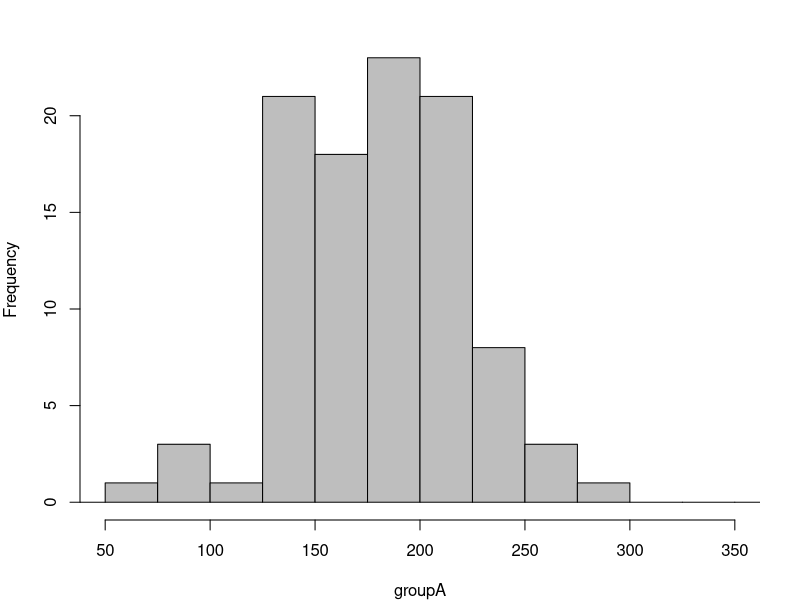
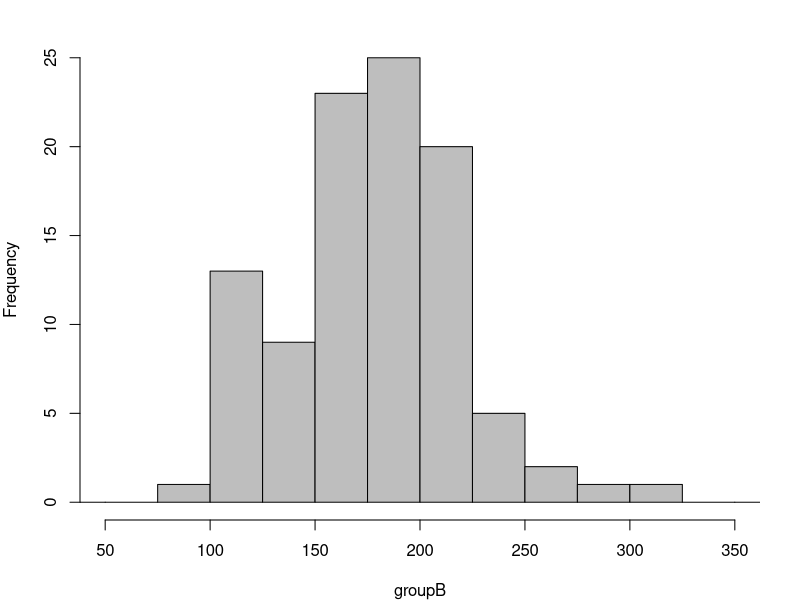
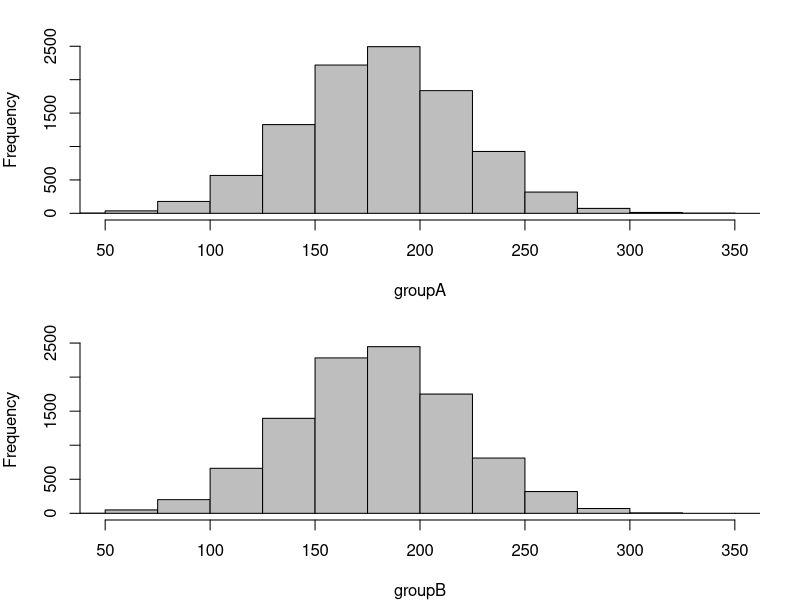
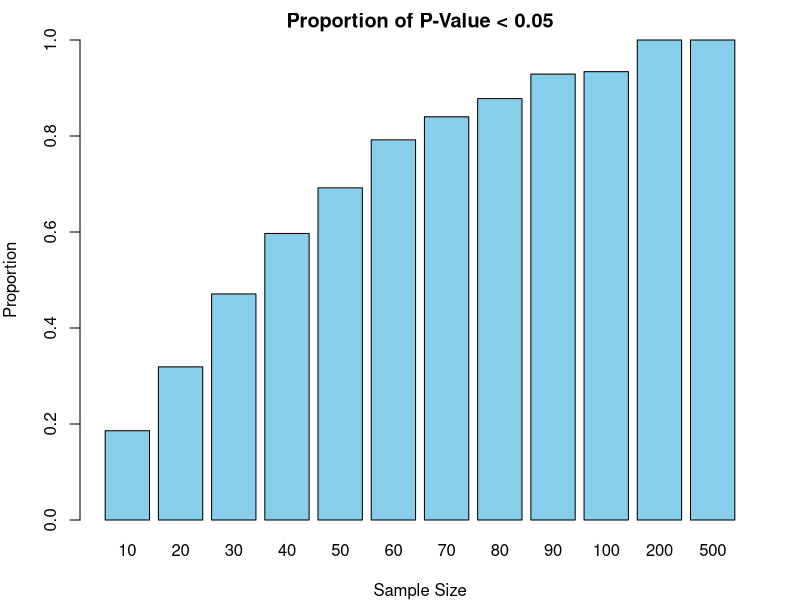
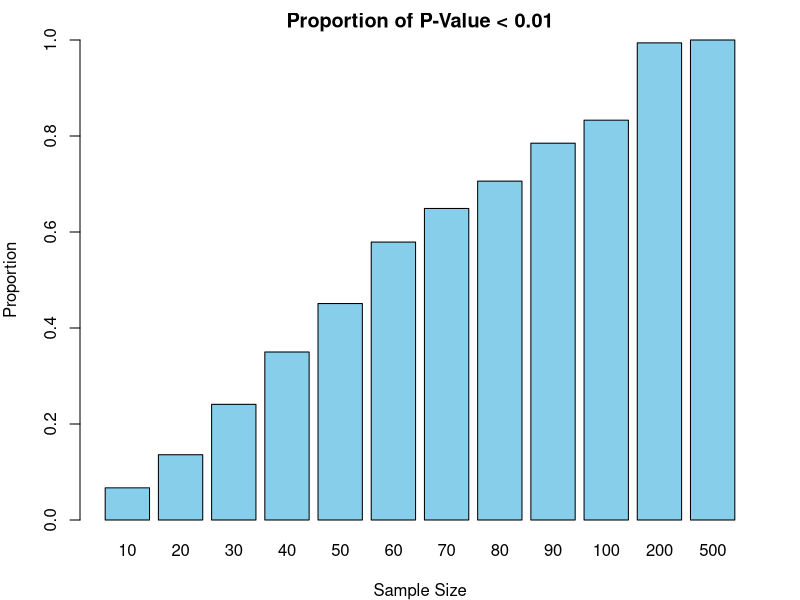
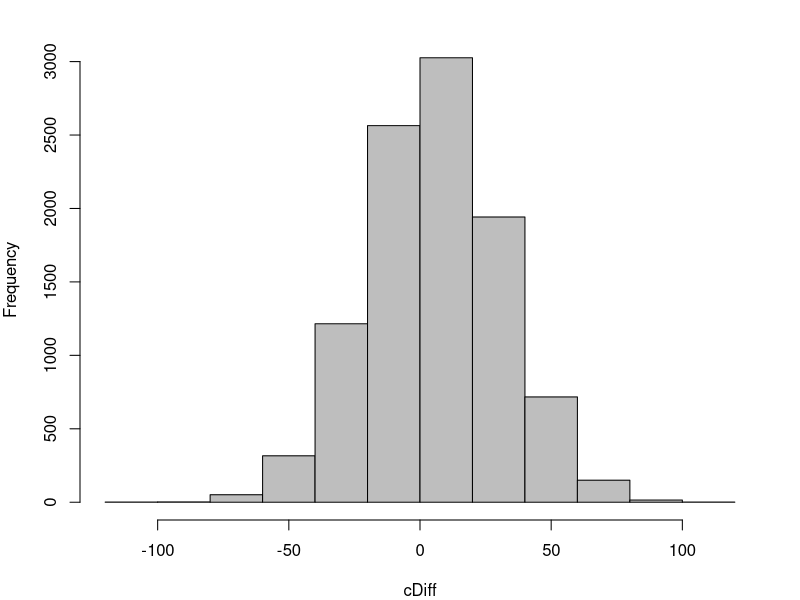
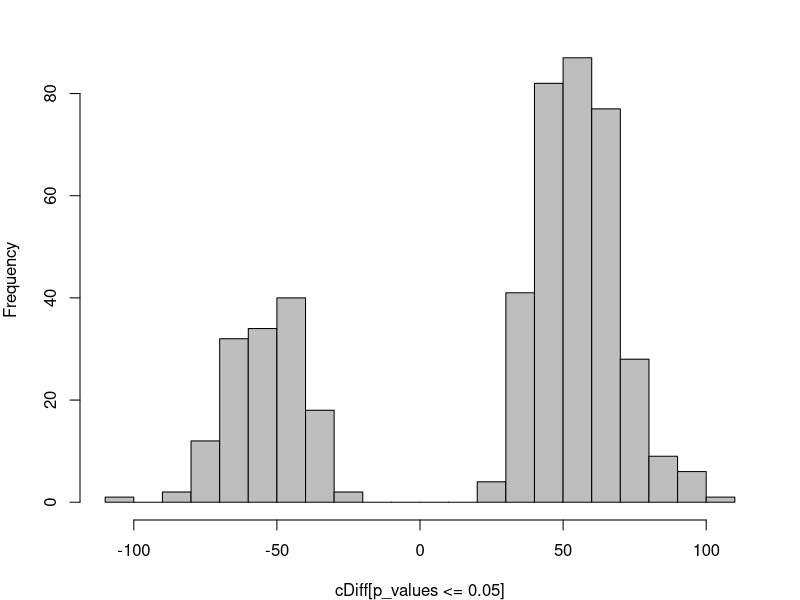

Reproduce these figures in R, in order.
#Generate two samples with same value of mean and standard deviation.
groupA <- rnorm(n = 100, mean = 180, sd = 40)
groupB <- rnorm(n = 100, mean = 180, sd = 40)

#Drawing two histograms
par(mfow = c(2, 1), mar = c(4,4,2,2))
cBreaks <- seq(-1000, 1000, by = 25)
hist(groupA, breaks = cBreaks, xlim = c(50, 350), col = "gray", main = "")
hist(groupB, breaks = cBreaks, xlim = c(50, 350), col = "gray", main = "")

#Apply two sample t-test on two samples
t.test(groupA, groupB)

groupA <- rnorm(10000, 181, 40)
groupB <- rnorm(10000, 179, 40)

par(mfrow = c(2, 1), mar = c(4,4,2,2))
cBreaks <- seq(-1000, 1000, by = 25)
hist(groupA, breaks = cBreaks, xlim = c(50, 350), col = "gray", main = "")
hist(groupB, breaks = cBreaks, xlim = c(50, 350), col = "gray", main = "")

t.test(groupA, groupB)

#Simulate 1000 experiments.
p_values <- numeric(1000)
for(i in 1 : 1000) {
  groupA <- rnorm(n = 10000, mean = 181, sd = 40)
  groupB <- rnorm(n = 10000, mean = 179, sd = 40)
  p_values[i] <- t.test(groupA, groupB)$p.value
}

sum(p_values < 0.05)

#Simulate 1000 experiments with two samples with largely different mean values and relately small sample size. 
p_values <- numeric(1000)
for(i in 1 : 1000) {
  groupA <- rnorm(n = 20, mean = 190, sd = 40)
  groupB <- rnorm(n = 20, mean = 170, sd = 40)
  p_values[i] <- t.test(groupA, groupB)$p.value
}

sum(p_values < 0.05)

#Generate 1000 experiments for samples of various sizes.
simulations <- 1000
sample.size <- c(seq(10, 100, by = 10),200, 500)
p_values <- array(NA, dim = c(simulations, length(sample.size)))
for(i in 1 : simulations) {
  for(j in 1 : length(sample.size)) {
    groupA <- rnorm(sample.size[j], mean = 190, sd = 40)
    groupB <- rnorm(sample.size[j], mean = 170, sd = 40)
    p_values[i,j] <- t.test(groupA, groupB)$p.value
  }
}

prop.sum <- numeric(length(sample.size))
for (i in 1 : length(sample.size)) {
  prop.sum[i] <- sum(p_values[, i] < 0.05) / simulations
}
prop.sum

par(mfrow = c(1, 1))
barplot(prop.sum, ylim = 0:1, xlab = "Sample Size", ylab = "Proportion",
        names.arg = sample.size, col = "skyblue", main = "Proportion of P-Value < 0.05")

prop.sum <- numeric(length(sample.size))
for (i in 1 : length(sample.size)) {
  prop.sum[i] <- sum(p_values[, i] <= 0.01) / simulations
}
prop.sum

par(mfrow = c(1, 1))
barplot(prop.sum, ylim = 0:1, xlab = "Sample Size", ylab = "Proportion",
        names.arg = sample.size, col = "skyblue", main = "Proportion of P-Value < 0.01")


cDiff <- rep(NA, 10000)
p_values <- numeric(10000)

for(i in 1 :10000) {
  groupA <- rnorm(5, 180, 40)
  groupB <- rnorm(5, 185, 40)
  cDiff[i] <- mean(groupB) - mean(groupA)
  p_values[i] <- t.test(groupA, groupB)$p.value
}

hist(cDiff, main = "", col = "gray")
hist(cDiff[p_values <= 0.05], breaks = 20, main = "", col = "gray")











